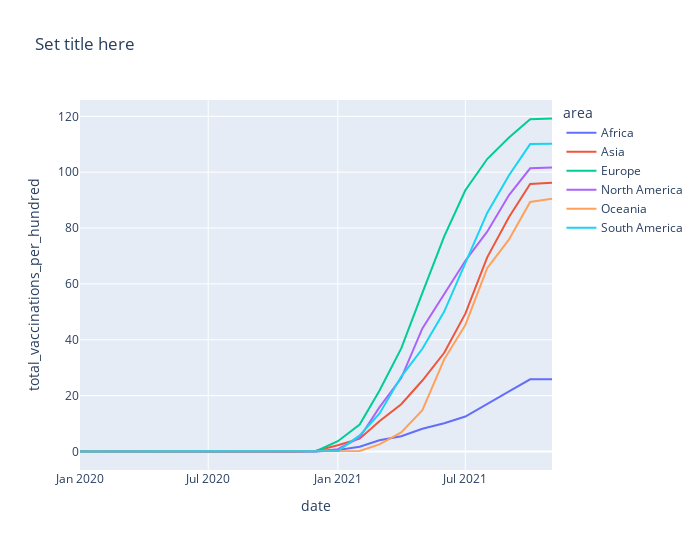

The code cell stored with this chart in its notebook:
### Markdown cell above
# TIME LINE OF VACCINATED

### Code cell
owid_covid_data['date'] = pd.to_datetime(owid_covid_data['date'])

area = owid_covid_data['continent'].unique()

container = []
for er in area:
     df_erea = owid_covid_data[owid_covid_data['continent'] == er]
     df_erea = df_erea[['date','total_vaccinations_per_hundred']].groupby('date').mean()
     df_erea['area'] = er
     df_erea.reset_index(inplace=True)
     container.append(df_erea)

area_time_sr = pd.concat(container,axis=0)

area_time_sr['date'] =  area_time_sr['date'].dt.to_period('M')

#max it  mean least 
area_time_sr = area_time_sr.groupby(['date','area']).max() 

area_time_sr.reset_index(inplace=True)

area_time_sr['date'] = area_time_sr['date'].astype(str)


fig = px.line(area_time_sr, x="date", y="total_vaccinations_per_hundred", color='area',height=550,width=700
,title='Set title here')
fig.show()

### Figure 1 — Plotly figure (JSON) as saved in the notebook; plotly's stock layout.template omitted (floating-point values rounded to 4 significant figures)
{"data": [{"hovertemplate": "area=Africa<br>date=%{x}<br>total_vaccinations_per_hundred=%{y}<extra></extra>", "legendgroup": "Africa", "line": {"color": "#636efa", "dash": "solid"}, "marker": {"symbol": "circle"}, "mode": "lines", "name": "Africa", "orientation": "v", "showlegend": true, "type": "scatter", "x": ["2020-01", "2020-02", "2020-03", "2020-04", "2020-05", "2020-06", "2020-07", "2020-08", "2020-09", "2020-10", "2020-11", "2020-12", "2021-01", "2021-02", "2021-03", "2021-04", "2021-05", "2021-06", "2021-07", "2021-08", "2021-09", "2021-10", "2021-11"], "xaxis": "x", "y": [0, 0, 0, 0, 0, 0, 0, 0, 0, 0, 0, 0, 0.5735, 1.683, 4.043, 5.448, 8.159, 10.12, 12.51, 16.89, 21.53, 25.82, 25.85], "yaxis": "y"}, {"hovertemplate": "area=Asia<br>date=%{x}<br>total_vaccinations_per_hundred=%{y}<extra></extra>", "legendgroup": "Asia", "line": {"color": "#EF553B", "dash": "solid"}, "marker": {"symbol": "circle"}, "mode": "lines", "name": "Asia", "orientation": "v", "showlegend": true, "type": "scatter", "x": ["2020-01", "2020-02", "2020-03", "2020-04", "2020-05", "2020-06", "2020-07", "2020-08", "2020-09", "2020-10", "2020-11", "2020-12", "2021-01", "2021-02", "2021-03", "2021-04", "2021-05", "2021-06", "2021-07", "2021-08", "2021-09", "2021-10", "2021-11"], "xaxis": "x", "y": [0, 0, 0, 0, 0, 0, 0, 0, 0, 0, 0, 0.3024, 2.21, 4.577, 10.83, 16.95, 25.42, 35.35, 49.35, 69.51, 83.95, 95.78, 96.24], "yaxis": "y"}, {"hovertemplate": "area=Europe<br>date=%{x}<br>total_vaccinations_per_hundred=%{y}<extra></extra>", "legendgroup": "Europe", "line": {"color": "#00cc96", "dash": "solid"}, "marker": {"symbol": "circle"}, "mode": "lines", "name": "Europe", "orientation": "v", "showlegend": true, "type": "scatter", "x": ["2020-01", "2020-02", "2020-03", "2020-04", "2020-05", "2020-06", "2020-07", "2020-08", "2020-09", "2020-10", "2020-11", "2020-12", "2021-01", "2021-02", "2021-03", "2021-04", "2021-05", "2021-06", "2021-07", "2021-08", "2021-09", "2021-10", "2021-11"], "xaxis": "x", "y": [0, 0, 0, 0, 0, 0, 0, 0, 0, 0, 0, 0.09686, 3.672, 9.628, 21.78, 36.92, 56.81, 77.01, 93.54, 104.7, 112.4, 119.0, 119.2], "yaxis": "y"}, {"hovertemplate": "area=North America<br>date=%{x}<br>total_vaccinations_per_hundred=%{y}<extra></extra>", "legendgroup": "North America", "line": {"color": "#ab63fa", "dash": "solid"}, "marker": {"symbol": "circle"}, "mode": "lines", "name": "North America", "orientation": "v", "showlegend": true, "type": "scatter", "x": ["2020-01", "2020-02", "2020-03", "2020-04", "2020-05", "2020-06", "2020-07", "2020-08", "2020-09", "2020-10", "2020-11", "2020-12", "2021-01", "2021-02", "2021-03", "2021-04", "2021-05", "2021-06", "2021-07", "2021-08", "2021-09", "2021-10", "2021-11"], "xaxis": "x", "y": [0, 0, 0, 0, 0, 0, 0, 0, 0, 0, 0, 0.05706, 0.8171, 5.031, 15.77, 26.29, 44.06, 56.24, 68.31, 78.7, 91.81, 101.4, 101.7], "yaxis": "y"}, {"hovertemplate": "area=Oceania<br>date=%{x}<br>total_vaccinations_per_hundred=%{y}<extra></extra>", "legendgroup": "Oceania", "line": {"color": "#FFA15A", "dash": "solid"}, "marker": {"symbol": "circle"}, "mode": "lines", "name": "Oceania", "orientation": "v", "showlegend": true, "type": "scatter", "x": ["2020-01", "2020-02", "2020-03", "2020-04", "2020-05", "2020-06", "2020-07", "2020-08", "2020-09", "2020-10", "2020-11", "2020-12", "2021-01", "2021-02", "2021-03", "2021-04", "2021-05", "2021-06", "2021-07", "2021-08", "2021-09", "2021-10", "2021-11"], "xaxis": "x", "y": [0, 0, 0, 0, 0, 0, 0, 0, 0, 0, 0, 0, 0, 0.2224, 2.564, 6.844, 14.81, 32.99, 45.3, 65.61, 75.92, 89.32, 90.49], "yaxis": "y"}, {"hovertemplate": "area=South America<br>date=%{x}<br>total_vaccinations_per_hundred=%{y}<extra></extra>", "legendgroup": "South America", "line": {"color": "#19d3f3", "dash": "solid"}, "marker": {"symbol": "circle"}, "mode": "lines", "name": "South America", "orientation": "v", "showlegend": true, "type": "scatter", "x": ["2020-01", "2020-02", "2020-03", "2020-04", "2020-05", "2020-06", "2020-07", "2020-08", "2020-09", "2020-10", "2020-11", "2020-12", "2021-01", "2021-02", "2021-03", "2021-04", "2021-05", "2021-06", "2021-07", "2021-08", "2021-09", "2021-10", "2021-11"], "xaxis": "x", "y": [0, 0, 0, 0, 0, 0, 0, 0, 0, 0, 0, 0.009231, 0.1662, 5.757, 13.52, 26.84, 36.76, 50.1, 67.46, 85.43, 98.91, 110.1, 110.2], "yaxis": "y"}], "layout": {"height": 550, "legend": {"title": {"text": "area"}, "tracegroupgap": 0}, "title": {"text": "Set title here"}, "width": 700, "xaxis": {"anchor": "y", "domain": [0, 1], "title": {"text": "date"}}, "yaxis": {"anchor": "x", "domain": [0, 1], "title": {"text": "total_vaccinations_per_hundred"}}}}
